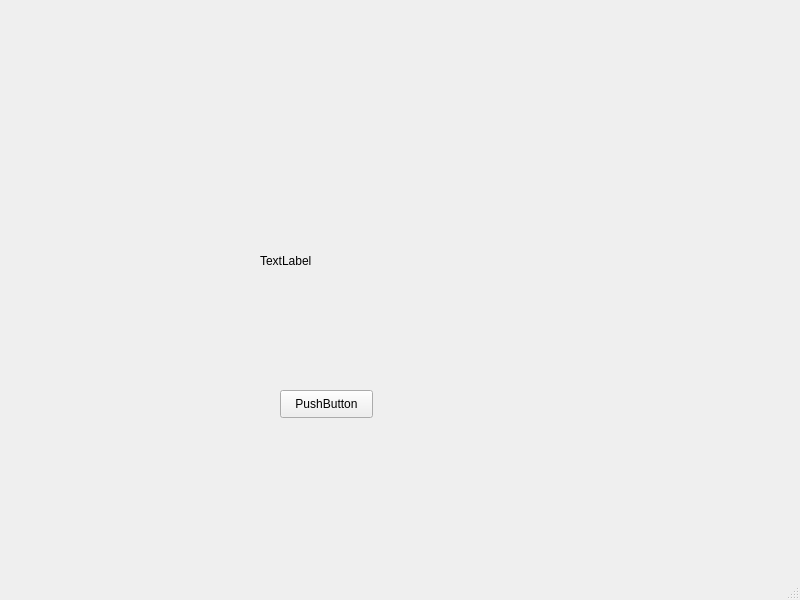
<?xml version="1.0" encoding="UTF-8"?>
<ui version="4.0">
 <class>MainWindow</class>
 <widget class="QMainWindow" name="MainWindow">
  <property name="geometry">
   <rect>
    <x>0</x>
    <y>0</y>
    <width>800</width>
    <height>600</height>
   </rect>
  </property>
  <property name="windowTitle">
   <string>MainWindow</string>
  </property>
  <widget class="QWidget" name="centralwidget">
   <widget class="QPushButton" name="hello_button">
    <property name="geometry">
     <rect>
      <x>280</x>
      <y>390</y>
      <width>93</width>
      <height>28</height>
     </rect>
    </property>
    <property name="text">
     <string>PushButton</string>
    </property>
   </widget>
   <widget class="QLabel" name="textLabel">
    <property name="geometry">
     <rect>
      <x>260</x>
      <y>220</y>
      <width>231</width>
      <height>81</height>
     </rect>
    </property>
    <property name="text">
     <string>TextLabel</string>
    </property>
   </widget>
  </widget>
  <widget class="QMenuBar" name="menubar">
   <property name="geometry">
    <rect>
     <x>0</x>
     <y>0</y>
     <width>800</width>
     <height>26</height>
    </rect>
   </property>
  </widget>
  <widget class="QStatusBar" name="statusbar"/>
 </widget>
 <resources/>
 <connections/>
</ui>
